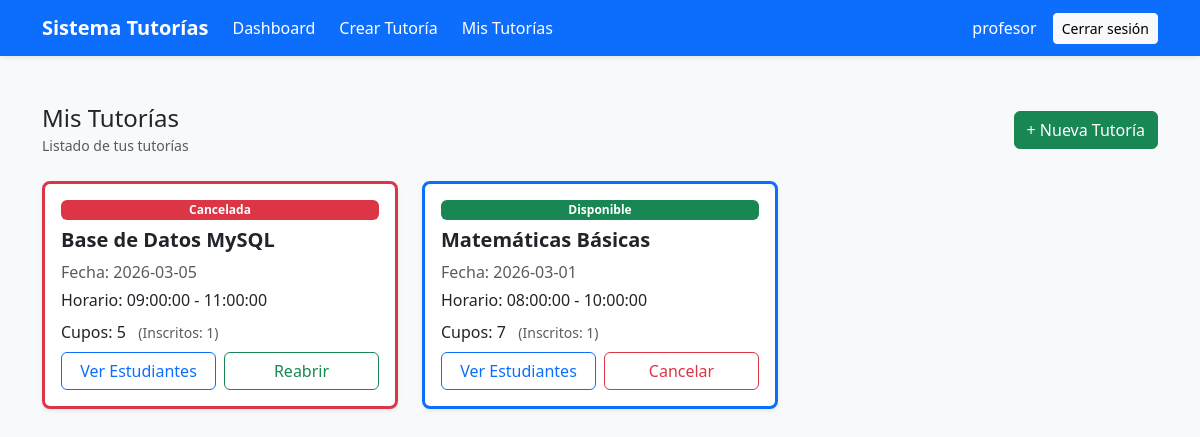
/sistema_tutorias/tutorias/listar_profesor.php (signed in), run on the app's committed database.
### tables this page shows
CREATE TABLE `tb_tutorias` (
  `id_tutoria` int(11) NOT NULL,
  `id_profesor` int(11) NOT NULL,
  `fecha` date NOT NULL,
  `hora_inicio` time NOT NULL,
  `hora_fin` time NOT NULL,
  `tema` varchar(255) NOT NULL,
  `cupos` int(11) NOT NULL,
  `estado` enum('disponible','reservada','cancelada') DEFAULT 'disponible',
  `fecha_creacion` timestamp NOT NULL DEFAULT current_timestamp()
);

### sistema_tutorias/models/Tutoria.php (called while the page is built, shortened)
<?php
class Tutoria {
    private $conexion;
    public function __construct($conexion) {
        $this->conexion = $conexion;
    }
    public function getByProfesor($id_profesor) {
        $stmt = $this->conexion->prepare(
            "SELECT * FROM tb_tutorias WHERE id_profesor = ? ORDER BY fecha DESC"
        );
        $stmt->bind_param("i", $id_profesor);
        $stmt->execute();
        $result = $stmt->get_result();
        $tutorias = $result->fetch_all(MYSQLI_ASSOC);
        return $tutorias;
    }
    public function countReservas($id_tutoria) {
        $stmt = $this->conexion->prepare("SELECT COUNT(*) as total FROM tb_reservas WHERE id_tutoria = ?");
        $stmt->bind_param("i", $id_tutoria);
        $stmt->execute();
        $res = $stmt->get_result()->fetch_assoc();
        return (int)$res['total'];
    }
}
?>

### sistema_tutorias/tutorias/listar_profesor.php (the view, shortened to what this page needs)
<?php
require_once __DIR__ . '/../config/conexion.php';
require_once __DIR__ . '/../models/Tutoria.php';
$id_profesor = $_SESSION['id_usuario'];
$model = new Tutoria($conexion);
$tutorias = $model->getByProfesor($id_profesor);
?>
<?php include __DIR__ . '/../includes/header.php'; ?>
<?php include __DIR__ . '/../includes/navbar.php'; ?>
<div class="container py-5">
    <div class="d-flex justify-content-between align-items-center mb-4">
        <div>
            <h4 class="mb-0">Mis Tutorías</h4>
            <small class="text-muted">Listado de tus tutorías</small>
        </div>
        <div>
            <a href="/Introduccion_tutores_D191_2026_ACP/sistema_tutorias/tutorias/crear_profesor.php" class="btn btn-success">+ Nueva Tutoría</a>
        </div>
    </div>
    <?php if (count($tutorias) > 0): ?>
        <div class="row g-4">
            <?php foreach ($tutorias as $t): ?>
                <?php
                    $reservas = $model->countReservas($t['id_tutoria']);
                    $border_class = 'border-primary';
                    if ($t['estado'] == 'reservada') $border_class = 'border-warning';
                    elseif ($t['estado'] == 'cancelada') $border_class = 'border-danger';
                ?>
                <div class="col-md-6 col-lg-4">
                    <div class="card h-100 shadow-sm rounded-3 border-3 <?php echo $border_class; ?>">
                        <div class="card-body d-flex flex-column">
                            <span class="badge bg-<?php echo ($t['estado']=='disponible')?'success':(($t['estado']=='reservada')?'warning':'danger'); ?>">
                                <?php echo ucfirst($t['estado']); ?>
                            </span>
                            <h5 class="fw-semibold mt-2"><?php echo htmlspecialchars($t['tema']); ?></h5>
                            <p class="text-muted mb-1">Fecha: <?php echo $t['fecha']; ?></p>
                            <p class="mb-2">Horario: <?php echo $t['hora_inicio']; ?> - <?php echo $t['hora_fin']; ?></p>
                            <p class="mb-2">Cupos: <?php echo $t['cupos']; ?> &nbsp; <small class="text-muted">(Inscritos: <?php echo $reservas; ?>)</small></p>
                            <div class="mt-auto d-flex gap-2">
                                <a href="/Introduccion_tutores_D191_2026_ACP/sistema_tutorias/tutorias/ver_estudiantes.php?id=<?php echo $t['id_tutoria']; ?>" class="btn btn-outline-primary w-50">Ver Estudiantes</a>
                                <?php if ($t['estado'] != 'cancelada'): ?>
                                    <a href="/Introduccion_tutores_D191_2026_ACP/sistema_tutorias/tutorias/cambiar_estado_profesor.php?id=<?php echo $t['id_tutoria']; ?>&estado=cancelada" class="btn btn-outline-danger w-50" onclick="return confirm('¿Cancelar esta tutoría?');">Cancelar</a>
                                <?php else: ?>
                                    <a href="/Introduccion_tutores_D191_2026_ACP/sistema_tutorias/tutorias/cambiar_estado_profesor.php?id=<?php echo $t['id_tutoria']; ?>&estado=disponible" class="btn btn-outline-success w-50" onclick="return confirm('¿Reabrir esta tutoría?');">Reabrir</a>
                                <?php endif; ?>
                            </div>
                        </div>
                    </div>
                </div>
            <?php endforeach; ?>
        </div>
    <?php else: ?>
        <div class="bg-white p-4 rounded-3 shadow-sm text-center">
            <p class="text-muted mb-0">No tienes tutorías registradas.</p>
        </div>
    <?php endif; ?>
</div>

### data on the page
tb_tutorias: estado "Cancelada", tema "Base de Datos MySQL", fecha "2026-03-05", hora_inicio "09:00:00", hora_fin "11:00:00", cupos "5", reservas "1"
tb_tutorias: estado "Disponible", tema "Matemáticas Básicas", fecha "2026-03-01", hora_inicio "08:00:00", hora_fin "10:00:00", cupos "7", id_tutoria "1"

### other printed values
$nombre "profesor"
